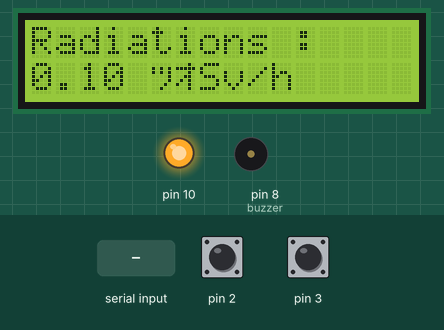
Bench run of a sketch on a simulated Arduino Uno, built with avr-gcc and run on an emulated ATmega328P. Parts: 16×2 character LCD, output pins drawn as LEDs (lit = HIGH), buzzer (waves = sounding). Inputs (shaded band) come from the test bench; at power-on: pin 2 HIGH, pin 3 HIGH. What the sketch prints to the serial monitor is not drawn.

Above: at 2.0 s.
2.1 s: "90,45\n" received over Serial
At 4.24 s:
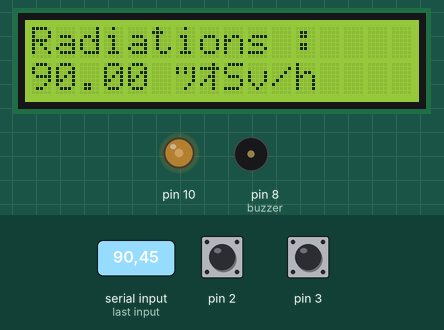
4.9 s: byte 10 ('\n') received over Serial
At 6.0 s:
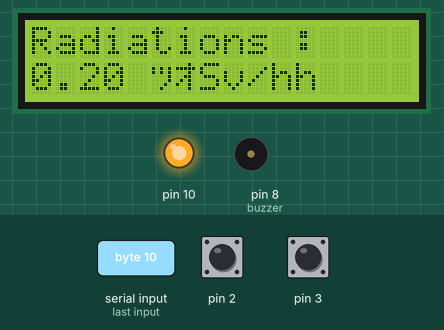
7.6 s: "30,150\n" received over Serial
At 8.26 s:
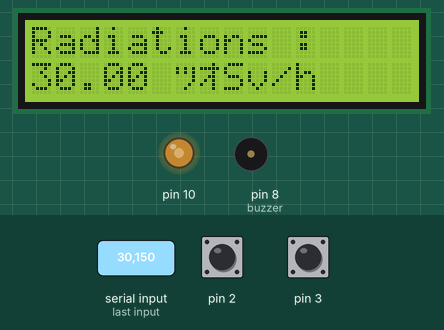
12.4 s: pin 2 pulled LOW for 1 s
At 12.5 s:
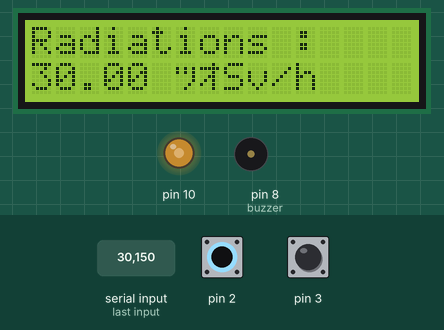
18.2 s: "5\n" received over Serial
At 19.2 s:
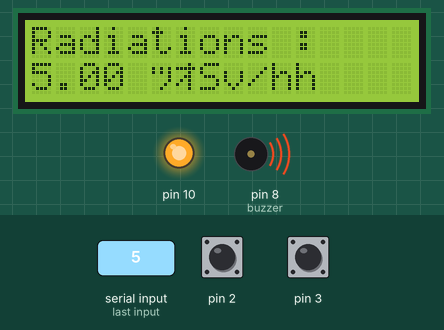
23.0 s: "30,150\n" received over Serial
At 23.21 s:
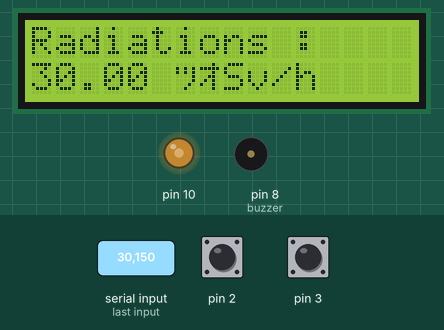
Timing chart, 0 to 30.1 s (numbered marks = the images above; inputs shaded):
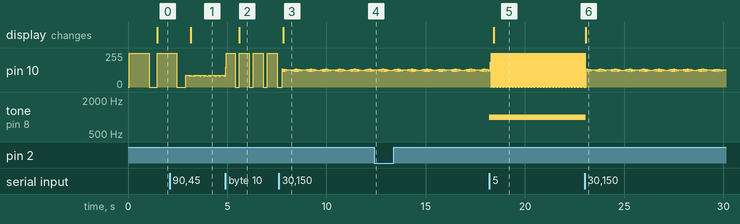

Measured:
- after the input at 2.1 s, the display: changes after 1.1 s (image 1)
- after the input at 4.9 s, tone on pin 8 (buzzer): stays silent (without the input it goes to 1000 Hz after 1.9 s); the display: changes after 0.70 s (image 2)
- after the input at 7.6 s, the display: changes after 0.21 s (image 3)
- after the input at 12.4 s, tone on pin 8 (buzzer): stays silent (without the input it goes to 1000 Hz after 3.5 s)
- after the input at 18.2 s, tone on pin 8 (buzzer): alternates 1000 Hz for 0.02 s and silent for 0.01 s, starting at once; the display: changes after 0.21 s (image 5)
- after the input at 23.0 s, the display: changes after 0.07 s (image 6)

The sketch:

Geiger.ino
```cpp
#include <LiquidCrystal.h>

LiquidCrystal monEcran(12, 11, 7, 6, 5, 4);

String receive = "";
int i;
const int buzzer = 8;
float radiations = 0.1;
char data = 0;                //Variable for storing received data
bool lastState[2];

void setup() {
  monEcran.begin(16, 2);
  monEcran.clear();
  monEcran.print("Radiations :");
  pinMode(buzzer, OUTPUT);
  pinMode(10, OUTPUT);
  pinMode(2, INPUT_PULLUP);
  pinMode(3, INPUT_PULLUP);
  Serial.begin(9600);
  lastState[0] = false;
  lastState[1] = false;
}

void loop() {
  while (Serial.available() > 0)
  {
    data = Serial.read();
    if (data == '\n')
    {
      radiations = receive.toFloat();
      if (radiations < 0.2)
        radiations = 0.2;
      receive = "";
    }
    else
    {
      receive += data;
    }
  }
  if (digitalRead(2) == LOW) //boutton appuyé
  {
    if (lastState[0] == false)
      Serial.println("0");
    lastState[0] = true;
  }
  else
    lastState[0] = false;
  if (digitalRead(3) == LOW) //boutton appuyé
  {
    if (lastState[1] == false)
      Serial.println("1");
    lastState[1] = true;
  }
  else
    lastState[1] = false;
  digitalWrite(10, HIGH);
  if (radiations >= 0.3)
    tone(buzzer, 1000);
  delay(100 / radiations);
  noTone(buzzer);
  digitalWrite(10, LOW);
  delay(40 / radiations);
  monEcran.setCursor(0, 1);
  monEcran.print(radiations);
  monEcran.print(" µSv/h");
}
```
